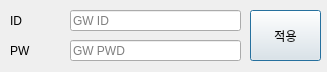
<?xml version="1.0" encoding="UTF-8"?>
<ui version="4.0">
 <class>Dialog</class>
 <widget class="QDialog" name="Dialog">
  <property name="geometry">
   <rect>
    <x>0</x>
    <y>0</y>
    <width>327</width>
    <height>72</height>
   </rect>
  </property>
  <property name="windowTitle">
   <string>Dialog</string>
  </property>
  <widget class="QLineEdit" name="id_text">
   <property name="geometry">
    <rect>
     <x>70</x>
     <y>10</y>
     <width>171</width>
     <height>21</height>
    </rect>
   </property>
   <property name="placeholderText">
    <string>GW ID</string>
   </property>
  </widget>
  <widget class="QLineEdit" name="pwd_text">
   <property name="geometry">
    <rect>
     <x>70</x>
     <y>40</y>
     <width>171</width>
     <height>21</height>
    </rect>
   </property>
   <property name="placeholderText">
    <string>GW PWD</string>
   </property>
  </widget>
  <widget class="QLabel" name="label">
   <property name="geometry">
    <rect>
     <x>10</x>
     <y>10</y>
     <width>56</width>
     <height>21</height>
    </rect>
   </property>
   <property name="text">
    <string>ID</string>
   </property>
  </widget>
  <widget class="QLabel" name="label_2">
   <property name="geometry">
    <rect>
     <x>10</x>
     <y>40</y>
     <width>56</width>
     <height>21</height>
    </rect>
   </property>
   <property name="text">
    <string>PW</string>
   </property>
  </widget>
  <widget class="QPushButton" name="pushButton">
   <property name="geometry">
    <rect>
     <x>250</x>
     <y>10</y>
     <width>71</width>
     <height>51</height>
    </rect>
   </property>
   <property name="text">
    <string>적용</string>
   </property>
  </widget>
 </widget>
 <resources/>
 <connections/>
</ui>
